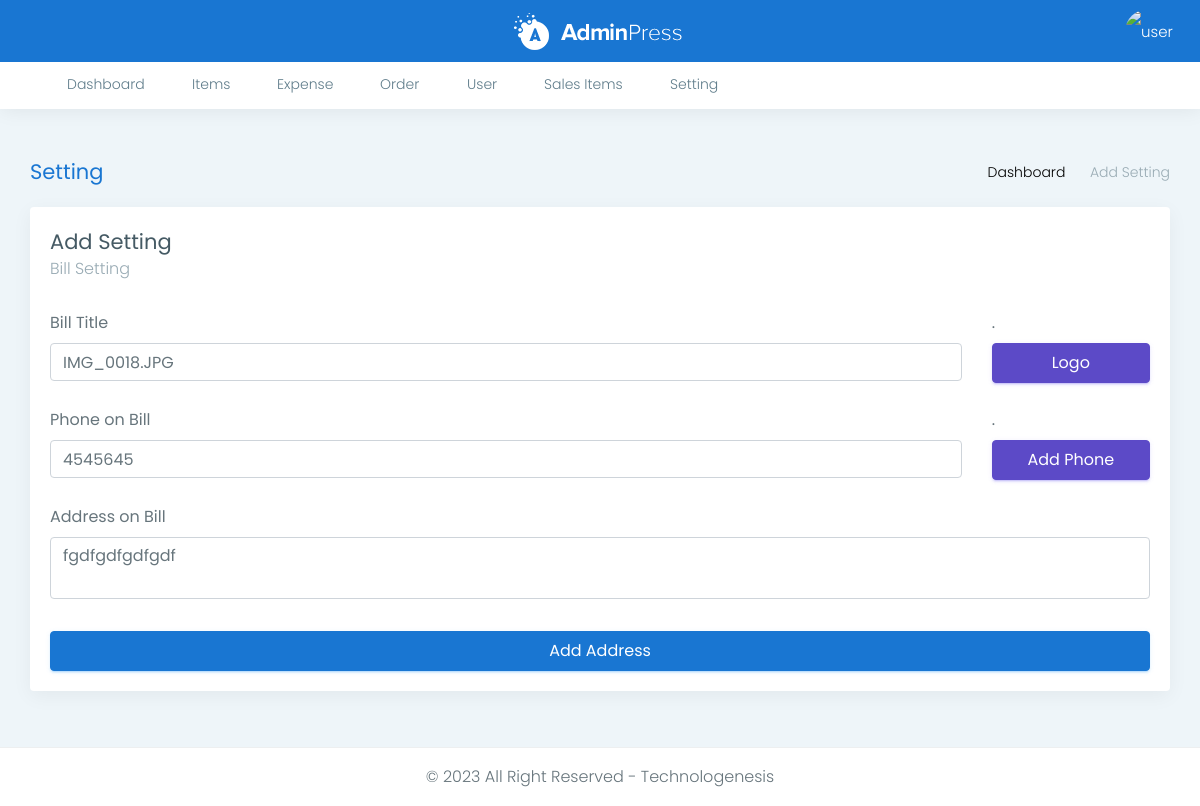
The page /setting.php (signed in) on the database as committed earlier.
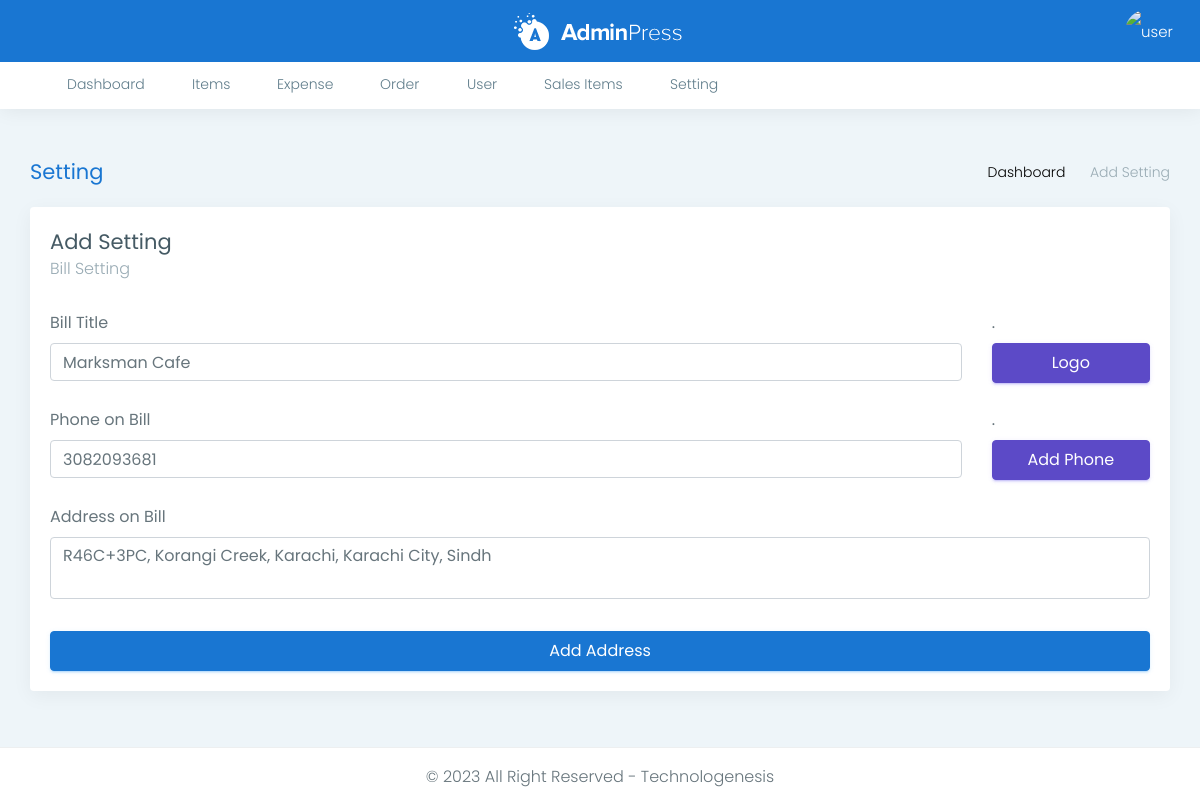
The same page on the database as committed later.
### tables this page shows
CREATE TABLE `setting` (
  `id` int(11) NOT NULL,
  `logo` varchar(300) NOT NULL,
  `address` varchar(120) NOT NULL,
  `number` bigint(20) NOT NULL
);

### main.php (called while the page is built, shortened)
<?php session_start();
class cafekahani
{
	function con()
	{
		$con = mysqli_connect('localhost', 'root', '', 'cafe') or die('error');
		return ($con);
	}
	function sel_setting()
	{
		$qu = mysqli_query($this->con(), "select * from setting  where id = 1");
		return $qu;
	}
}
$ob = new cafekahani;

### setting.php (the view, shortened to what this page needs)
<?php
include('header.php');
$ob->logo();
$ob->bill_phone();
$ob->bill_add();
?>
<div class="page-wrapper">
    <div class="row page-titles">
        <div class="col-md-5 align-self-center">
            <h3 class="text-themecolor">Setting</h3>
        </div>
        <div class="col-md-7 align-self-center">
            <ol class="breadcrumb">
                <li class="breadcrumb-item"><a href="index.php">Dashboard</a></li>
                <li class="breadcrumb-item active">Add Setting</li>
            </ol>
        </div>
    </div>
    <div class="container-fluid">
        <?php
        foreach ($ob->sel_setting() as $data) {
            echo ('
                <div class="row">
                    <div class="col-md-12">
                        <div class="card card-body">
                            <h3 class="box-title m-b-0">Add Setting</h3>
                            <p class="text-muted m-b-30 font-13">Bill Setting </p>
                            <div class="row">
                                <div class="col-sm-12 col-xs-12">
                                    <form method="post" enctype="multipart/form-data">
                                         <div class="row">
                                     <div class="col-md-10">
                                           <div class="form-group">
                                            <label for="exampleInputEmail1"> Bill Title </label>
                                            <input type="text" class="form-control" required="" id="bill_logo" name="logo" value="' . $data['logo'] . '" >
                                        </div>
                                        </div>
                                         <div class="col-md-2">
                                           <div class="form-group">
                                            <label for="exampleInputEmail1">. </label>
                                            <input type="submit" value="Logo" class="btn btn-primary btn-block" id="exampleInputEmail1" name="btn_logo">
                                        </div>
                                        </div>
                                           </form>
                                        </div>
                                          <form method="post"  >
                                         <div class="row">
                                         <div class="col-md-10">
                                           <div class="form-group">
                                            <label for="exampleInputEmail1">Phone on Bill </label>
                                            <input type="number" class="form-control" id="phone" name="phone" value="' . $data['number'] . '">
                                        </div>
                                        </div>
                                         <div class="col-md-2">
                                           <div class="form-group">
                                            <label for="exampleInputEmail1">. </label>
                                            <input type="submit" value="Add Phone" class="btn btn-primary btn-block" id="exampleInputEmail1" name="btn_phone">
                                        </div>
                                        </div>
                                           </form>
                                        </div>
                                     <form method="post">
                                        <div class="form-group">
                                            <label for="exampleInputEmail1">Address on Bill</label>
                                            <textarea  class="form-control" id="exampleInputEmail1" name="add" placeholder="Enter Paid for">' . $data['address'] . '</textarea>
                                            <br>
                                        </div>
                                        <button type="submit" class="btn btn-block btn-info waves-effect waves-light m-r-10"  name="btn_add" >Add Address</button>
                                    </form>
                                </div>
                            </div>
                        </div>
                    </div>
                </div>
');
        }
        ?>
        <?php
        include('footer.php');
        ?>

### header.php (shortened to what this page needs)
<?php include('main.php');
 ?>
<!DOCTYPE html>
<html lang="en-PK">
<head>
  <link href="css/bootstrap.min.css" rel="stylesheet">
  <link href="css/select2.min.css" rel="stylesheet">
  <link href="css/font-awesome-4.7.0/css/font-awesome.min.css" rel="stylesheet">
  <link href="css/chartist.min.css" rel="stylesheet">
  <link href="css/multi-select.css" rel="stylesheet">
  <link href="css/switchery.min.css" rel="stylesheet">
  <link href="css/bootstrap-select.min.css" rel="stylesheet">
  <link href="css/bootstrap-tagsinput.css" rel="stylesheet">
  <link href="css/chartist-plugin-tooltip.css" rel="stylesheet">
  <link href="css/style.css" rel="stylesheet">
  <link href="css/blue.css" id="theme" rel="stylesheet">
 <link rel="stylesheet" href="https://code.jquery.com/ui/1.11.2/themes/smoothness/jquery-ui.css">
</head>
<body class="fix-header card-no-border logo-center">
  <div id="main-wrapper">
    <header class="topbar">
      <nav class="navbar top-navbar navbar-expand-md navbar-light">
        <div class="navbar-header"> <a class="navbar-brand" href="index.php">
            <b>
              <img src="img/logo/logo-light-icon.png" alt="homepage" class="light-logo" /> </b>
            <span>
              <img src="img/logo/logo-light-text.png" class="light-logo" alt="homepage" /></span> </a> </div>
        <div class="navbar-collapse">
          <ul class="navbar-nav my-lg-0">
            <li class="nav-item hidden-sm-down search-box"> <a class="nav-link hidden-sm-down text-muted waves-effect waves-dark" href="javascript:void(0)"><i class="ti-search"></i></a>
            </li>
            <li class="nav-item dropdown"> <a class="nav-link dropdown-toggle text-muted waves-effect waves-dark" href="#" data-toggle="dropdown" aria-haspopup="true" aria-expanded="false">
               <img src="<?php echo "img/user/".$_SESSION['image']?>" alt="user" class="profile-pic" /></a>
            </li>
          </ul>
        </div>
      </nav>
    </header>
    <aside class="left-sidebar">
      <div class="scroll-sidebar">
        <nav class="sidebar-nav">
           <?php
           if($_SESSION['role'] == 2){
             echo '<ul id="sidebarnav">
            <li class="nav-small-cap">PERSONAL</li>
            <li> <a class="has-arrow waves-effect waves-dark" href="index.php" aria-expanded="false"><i class="mdi mdi-gauge"></i><span class="hide-menu">Dashboard</span></a>
            </li>
            <li> <a class="has-arrow waves-effect waves-dark" href="orders.php" aria-expanded="false"><i class="mdi mdi-bullseye"></i><span class="hide-menu">Order</span></a></li>
          </ul>';
           }else{
             echo '<ul id="sidebarnav">
            <li class="nav-small-cap">PERSONAL</li>
            <li> <a class="has-arrow waves-effect waves-dark" href="index.php" aria-expanded="false"><i class="mdi mdi-gauge"></i><span class="hide-menu">Dashboard</span></a>
            </li>
            <li> <a class="has-arrow waves-effect waves-dark" href="#" aria-expanded="false"><i class="mdi mdi-bullseye"></i><span class="hide-menu">Items</span></a>
              <ul aria-expanded="false" class="collapse">
                <li><a href="items.php">View Items</a></li>
                <li><a href="item.php">Add Items</a></li>
                <li><a href="catlog.php">Add Categories</a></li>
                <li><a href="table.php">Add Table</a></li>
              </ul>
            </li>
            <li> <a class="has-arrow waves-effect waves-dark" href="#" aria-expanded="false"><i class="mdi mdi-bullseye"></i><span class="hide-menu">Expense</span></a>
              <ul aria-expanded="false" class="collapse">
                <li><a href="expence.php">Add Expense</a></li>
                <li><a href="view-expence.php">View Expense</a></li>
              </ul>
            </li>
            <li> <a class="has-arrow waves-effect waves-dark" href="orders.php" aria-expanded="false"><i class="mdi mdi-bullseye"></i><span class="hide-menu">Order</span></a></li>
            <li> <a class="has-arrow waves-effect waves-dark" href="#" aria-expanded="false"><i class="mdi mdi-bullseye"></i><span class="hide-menu">User</span></a>
              <ul aria-expanded="false" class="collapse">
                <li><a href="user.php">Add User</a></li>
                <li><a href="user-view.php">View User</a></li>
              </ul>
            </li>
            <li> <a class="has-arrow waves-effect waves-dark" href="#" aria-expanded="false"><i class="mdi mdi-bullseye"></i><span class="hide-menu">Sales Items</span></a>
              <ul aria-expanded="false" class="collapse">
                <li><a href="paid.php">Paid</a></li>
                <li><a href="unpaid.php">Unpaid</a></li>
              </ul>
            </li>
            <li> <a class="has-arrow waves-effect waves-dark" href="Setting.php" aria-expanded="false"><i class="mdi mdi-bullseye"></i><span class="hide-menu">Setting</span></a></li>
          </ul>';
           }
           ?>
        </nav>
      </div>
    </aside>

### footer.php (shortened to what this page needs)
<footer class="footer">
    © 2023 All Right Reserved - Technologenesis
</footer>
</div>
</body>
</html>

### css/blue.css (style rules this page uses)
.topbar { background: #1976d2; }
.topbar .navbar-header { background: #1976d2; }
.topbar .top-navbar .navbar-header .navbar-brand .light-logo { display: inline-block; color: rgba(255, 255, 255, 0.8); }
.topbar .navbar-light .navbar-nav .nav-item > a.nav-link { color: #ffffff !important; }
.text-themecolor { color: #1976d2 !important; }

### header.php (style rules this page uses)
a { color: #000; }

Rows that differ between the two databases and show on the page:
removed setting: logo "IMG_0018.JPG", phone "4545645", add "fgdfgdfgdfgdf"
added setting: logo "Marksman Cafe", phone "3082093681", add "R46C+3PC, Korangi Creek, Karachi, Karachi City, Sindh"
